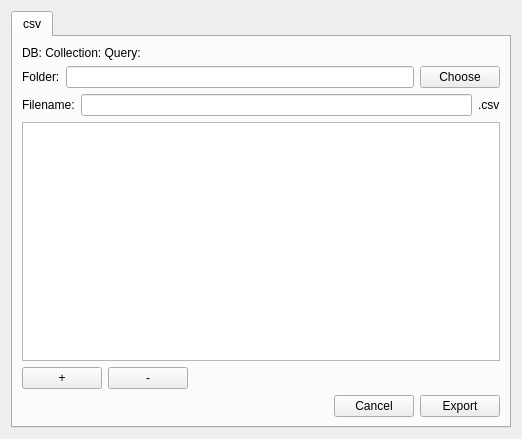
<?xml version="1.0" encoding="UTF-8"?>
<ui version="4.0">
 <class>Form</class>
 <widget class="QWidget" name="Form">
  <property name="geometry">
   <rect>
    <x>0</x>
    <y>0</y>
    <width>522</width>
    <height>439</height>
   </rect>
  </property>
  <property name="windowTitle">
   <string>Form</string>
  </property>
  <layout class="QHBoxLayout" name="horizontalLayout">
   <item>
    <widget class="QTabWidget" name="tabWidget">
     <property name="currentIndex">
      <number>0</number>
     </property>
     <widget class="QWidget" name="tab_2">
      <attribute name="title">
       <string>csv</string>
      </attribute>
      <layout class="QVBoxLayout" name="verticalLayout">
       <item>
        <widget class="QLabel" name="detailLabel">
         <property name="text">
          <string>DB: Collection: Query:</string>
         </property>
        </widget>
       </item>
       <item>
        <layout class="QHBoxLayout" name="horizontalLayout_2">
         <item>
          <widget class="QLabel" name="label">
           <property name="text">
            <string>Folder:</string>
           </property>
          </widget>
         </item>
         <item>
          <widget class="QLineEdit" name="csvLineEdit"/>
         </item>
         <item>
          <widget class="QPushButton" name="csvBrowseBtn">
           <property name="text">
            <string>Choose</string>
           </property>
          </widget>
         </item>
        </layout>
       </item>
       <item>
        <layout class="QHBoxLayout" name="horizontalLayout_6">
         <item>
          <widget class="QLabel" name="label_3">
           <property name="text">
            <string>Filename:</string>
           </property>
          </widget>
         </item>
         <item>
          <widget class="QLineEdit" name="csvFilenameLineEdit"/>
         </item>
         <item>
          <widget class="QLabel" name="label_4">
           <property name="text">
            <string>.csv</string>
           </property>
          </widget>
         </item>
        </layout>
       </item>
       <item>
        <widget class="QTableView" name="tableView"/>
       </item>
       <item>
        <layout class="QHBoxLayout" name="horizontalLayout_7">
         <item>
          <widget class="QPushButton" name="addBtn">
           <property name="text">
            <string>+</string>
           </property>
          </widget>
         </item>
         <item>
          <widget class="QPushButton" name="removeBtn">
           <property name="text">
            <string>-</string>
           </property>
          </widget>
         </item>
         <item>
          <spacer name="horizontalSpacer_3">
           <property name="orientation">
            <enum>Qt::Horizontal</enum>
           </property>
           <property name="sizeHint" stdset="0">
            <size>
             <width>40</width>
             <height>20</height>
            </size>
           </property>
          </spacer>
         </item>
        </layout>
       </item>
       <item>
        <layout class="QHBoxLayout" name="horizontalLayout_3">
         <item>
          <spacer name="horizontalSpacer">
           <property name="orientation">
            <enum>Qt::Horizontal</enum>
           </property>
           <property name="sizeHint" stdset="0">
            <size>
             <width>40</width>
             <height>20</height>
            </size>
           </property>
          </spacer>
         </item>
         <item>
          <widget class="QPushButton" name="csvCancelBtn">
           <property name="text">
            <string>Cancel</string>
           </property>
          </widget>
         </item>
         <item>
          <widget class="QPushButton" name="csvExportBtn">
           <property name="text">
            <string>Export</string>
           </property>
          </widget>
         </item>
        </layout>
       </item>
      </layout>
     </widget>
     <!-- <widget class="QWidget" name="tab">
      <attribute name="title">
       <string>bson</string>
      </attribute>
      <layout class="QVBoxLayout" name="verticalLayout_2">
       <item>
        <layout class="QHBoxLayout" name="horizontalLayout_4">
         <item>
          <widget class="QLabel" name="label_2">
           <property name="text">
            <string>File</string>
           </property>
          </widget>
         </item>
         <item>
          <widget class="QLineEdit" name="bsonFileLineEdit"/>
         </item>
         <item>
          <widget class="QPushButton" name="bsonBrowseBtn">
           <property name="text">
            <string>Browse</string>
           </property>
          </widget>
         </item>
        </layout>
       </item>
       <item>
        <layout class="QHBoxLayout" name="horizontalLayout_5">
         <item>
          <spacer name="horizontalSpacer_2">
           <property name="orientation">
            <enum>Qt::Horizontal</enum>
           </property>
           <property name="sizeHint" stdset="0">
            <size>
             <width>40</width>
             <height>20</height>
            </size>
           </property>
          </spacer>
         </item>
         <item>
          <widget class="QPushButton" name="pushButton_5">
           <property name="text">
            <string>Cancel</string>
           </property>
          </widget>
         </item>
         <item>
          <widget class="QPushButton" name="pushButton_6">
           <property name="text">
            <string>Export</string>
           </property>
          </widget>
         </item>
        </layout>
       </item>
       <item>
        <spacer name="verticalSpacer_2">
         <property name="orientation">
          <enum>Qt::Vertical</enum>
         </property>
         <property name="sizeHint" stdset="0">
          <size>
           <width>20</width>
           <height>40</height>
          </size>
         </property>
        </spacer>
       </item>
      </layout>
     </widget> -->
    </widget>
   </item>
  </layout>
 </widget>
 <resources/>
 <connections/>
</ui>
